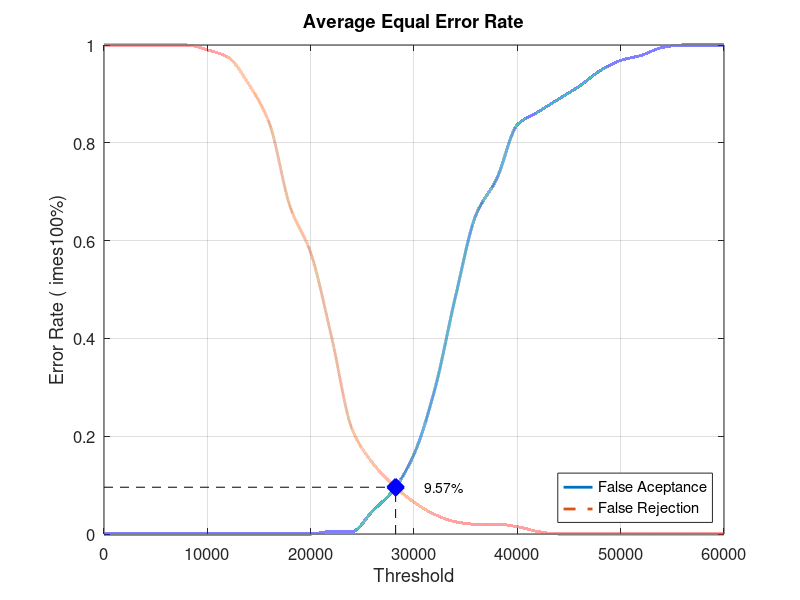
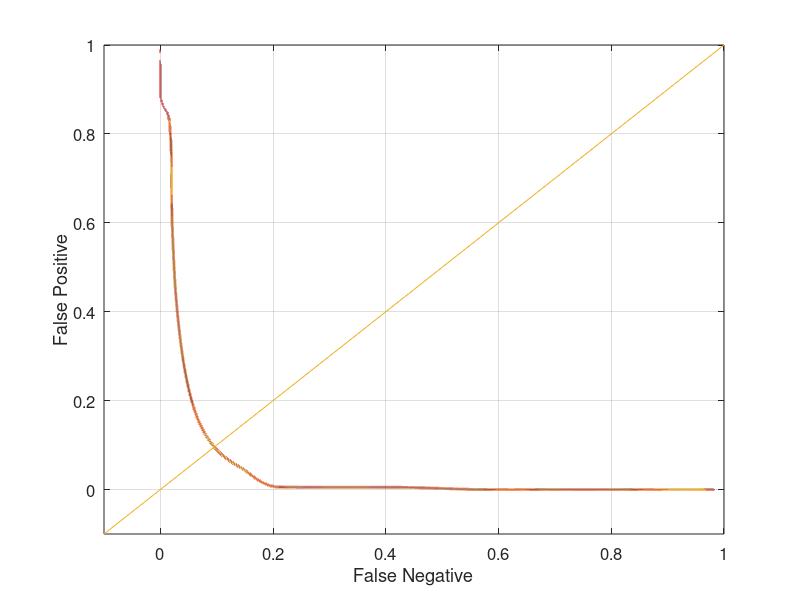

Here is the MATLAB script that generated these plots, in order:
close all;
clear;
clc;
x = 0:2000:60000;
xq = 0:0.5:60000;

y0 = [0 0 0 0 0 0 0 0 0 0 0 0.00526316 0.00526316 0.0473684 0.0894737 0.163158 0.294737 0.484211 0.652632 0.726316 0.836842 0.863158 0.889474 0.915789 0.947368 0.968421 0.978947 0.994737 1 1 1]
yy0 = interp1(x, y0, xq, 'pchip');
y1 = [1 1 1 1 1 0.99 0.975 0.92 0.84 0.67 0.575 0.405 0.215 0.145 0.1 0.065 0.04 0.025 0.02 0.02 0.015 0.005 0 0 0 0 0 0 0 0 0]
yy1 = interp1(x, y1, xq, 'pchip');

% Calculating EER: 
y2 = abs(y0 - y1);
find(y2 == min(y2))
yy2 = abs(yy0 - yy1);
xEER = find(yy2 == min(yy2));
xEERIndex = xq(xEER) % X-axis EER
yEER = yy0(xEER) % Y-axis EER

main = figure
plot(xq, yy0,'-','LineWidth', 2);	hold on
plot(xq, yy1,'--','LineWidth', 2);	hold on
plot([xEERIndex xEERIndex], [0 yEER], 'k--');	hold on
plot([0 xEERIndex], [yEER yEER], 'k--');	hold on
plot(xEERIndex, yEER, 'bx', 'LineWidth', 10);	hold on
text(xEERIndex + 10 * xEERIndex / 100, yEER, [num2str(round((10000 * yEER)) / 100) '%'])
legend('False Aceptance', 'False Rejection', 'Location', 'SouthEast')
xlabel('Threshold')
ylabel('Error Rate (	imes100%)')
title('Average Equal Error Rate')
set(gca, 'FontSize', 12)
axis([0 60000 0 1])
grid on

print(main, 'Database3_1Main', '-dpng');
FNRxFPR = figure('Color', [1 1 1]);
plot(yy1, yy0, '-', yy1, yy0, 'LineWidth', 2);
hold on
y = -0.1:0.1:1
plot(y, y); 
set(gca, 'FontSize', 12)
xlabel('False Negative')
ylabel('False Positive')
axis([-0.1 1 -0.1 1])
set(gca, 'FontSize', 12)
grid on

print(FNRxFPR, 'Database3_1FNRxFPR','-dpng');
